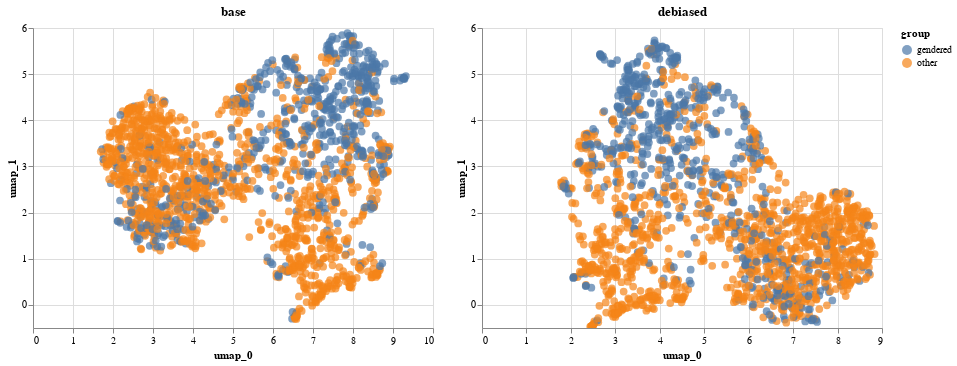

Notebook code for this chart:
### Code cell
p1 | p2

### Figure 1 — Vega-Lite specification as saved in the notebook (floating-point values rounded to 4 significant figures; data arrays with more than 128 entries replaced by an {"elided": "..."} marker saying what was removed)
{"config": {"view": {"continuousWidth": 400, "continuousHeight": 300}}, "hconcat": [{"data": {"name": "data-ec006b614e6d7e089d9db0b2ca2c908a"}, "mark": {"type": "circle", "size": 60}, "encoding": {"color": {"type": "nominal", "field": "group"}, "tooltip": [{"type": "nominal", "field": "name"}, {"type": "nominal", "field": "original"}], "x": {"type": "quantitative", "axis": {"title": "umap_0"}, "field": "x_axis"}, "y": {"type": "quantitative", "axis": {"title": "umap_1"}, "field": "y_axis"}}, "selection": {"selector001": {"type": "interval", "bind": "scales", "encodings": ["x", "y"]}}, "title": "base"}, {"data": {"name": "data-187488a2b54b1bc0506cfc522ab624d2"}, "mark": {"type": "circle", "size": 60}, "encoding": {"color": {"type": "nominal", "field": "group"}, "tooltip": [{"type": "nominal", "field": "name"}, {"type": "nominal", "field": "original"}], "x": {"type": "quantitative", "axis": {"title": "umap_0"}, "field": "x_axis"}, "y": {"type": "quantitative", "axis": {"title": "umap_1"}, "field": "y_axis"}}, "selection": {"selector002": {"type": "interval", "bind": "scales", "encodings": ["x", "y"]}}, "title": "debiased"}], "$schema": "https://vega.github.io/schema/vega-lite/v4.8.1.json", "datasets": {"data-ec006b614e6d7e089d9db0b2ca2c908a": {"elided": "1776 records"}, "data-187488a2b54b1bc0506cfc522ab624d2": {"elided": "1776 records"}}}
